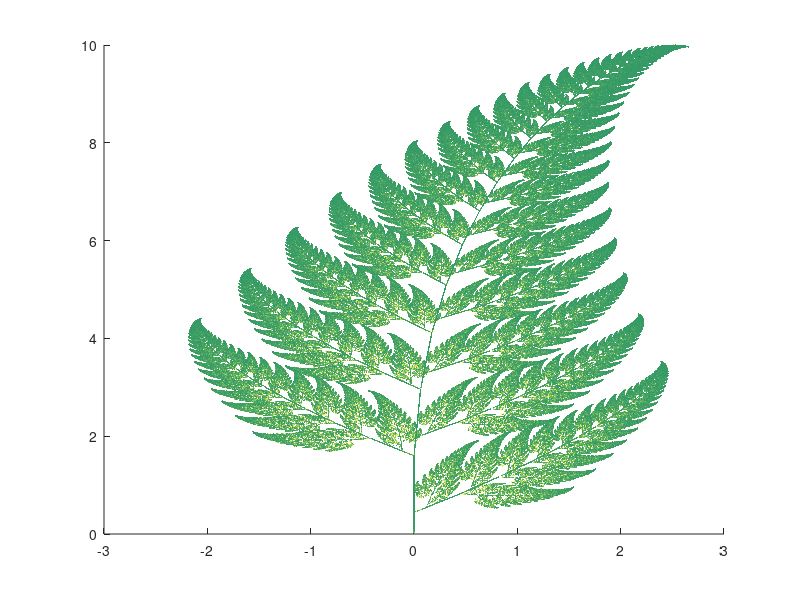

MATLAB code to generate this figure:
N = 1000000;

xy = [0; 0];
fern = zeros(N, 2);

f_1 = [0 0; 0 0.16];
f_2 = [0.85 0.04; -0.04 0.85];
f_3 = [0.2 -0.26; 0.23 0.22];
f_4 = [-0.15 0.28; 0.26 0.24];

P = randsample(1:4, N, true, [0.01 0.85 0.07 0.07]);
for i = 2:N
    p = P(i - 1)
    if p == 1
        xy = f_1 * xy;
    elseif p == 2
        xy = f_2 * xy + [0; 1.6];
    elseif p == 3 
        xy = f_3 * xy + [0; 1.6];
    else
        xy = f_4 * xy + [0; 0.44];
    end
    
    fern(i, 1) = xy(1);
    fern(i, 2) = xy(2);
end
clearvars -except N fern % R2008a+

% Plotting the fern

%{
% Better detail, slower performance
c = linspace(0, 0.35, N - 1); c(end + 1) = 1;
colormap(summer(N));
set(gcf, 'Color', 'k', 'position', [10, 50, 800, 600]);
scatter(fern(:, 1), fern(:, 2), 0.1, c, 'o');
set(gca, 'Color', 'k');
%}

%
% Less detail, better performance
c = linspace(1, 0.2, N - 1); c(end + 1) = 0;
colormap(summer(N));
set(gcf, 'Color', 'k', 'position', [10, 50, 800, 600]);
scatter(fern(:, 1), fern(:, 2), 0.1, c, '.');
set(gca, 'Color', 'k');
%}